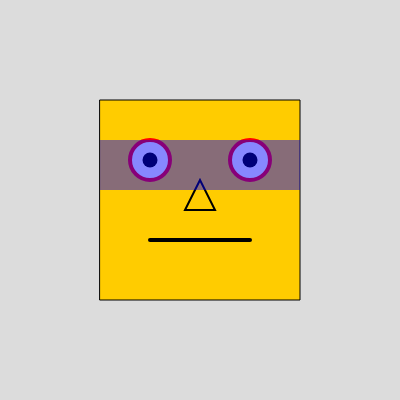
Frame 1 (no input)
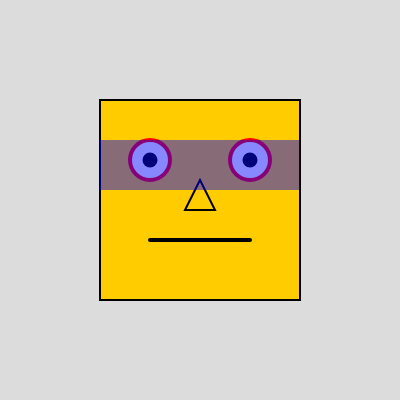
Frame 60 (no input)
Frame 120 (the mouse pressed at the canvas centre since frame 60): identical to frame 60, image omitted

The p5.js sketch that drew these frames (run headless with seeded random() and noise() and a simulated clock; from frame 60 on, the mouse is pressed at the canvas centre):

// p5.js sketch
// ── sketch.js
function setup() {
  createCanvas(400, 400);
}

function draw() {
  background(220);
  
  // 1. Color de la cara
  fill(255, 204, 0); 
  stroke(0,0,0);
  rect(100,100,200,200); 
  
  // 2. Contorno grueso (rojo) para los ojos
  stroke(255, 0, 0);
  strokeWeight(4);
  fill(255,255,255);
  ellipse(150,160,40,40);
  ellipse(250,160,40,40);
  
  // 3. Pupilas sin borde
  noStroke(); 
  fill(0)
  ellipse(150,160,15,15);
  ellipse(250,160,15,15);
  
  stroke(0);
  strokeWeight(4);
  line(150,240,250,240); // La boca se queda igual
  
  // 4. Nariz hueca (sin relleno, solo línea)
  noFill(); 
  strokeWeight(2);
  triangle(200,180,185,210,215,210);
  
  // 5. Rectángulo con transparencia (Lentes)
  noStroke();
  fill(0, 0, 255, 120); // El 120 es el nivel de transparencia
  rect(100, 140, 200, 50); 
}
  
